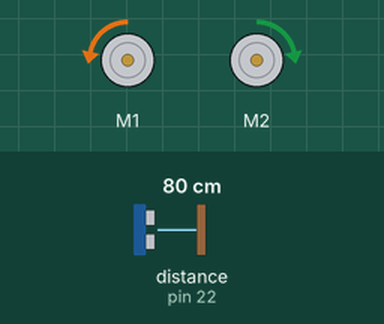
Simulated run of this sketch. Board: Arduino Mega 2560, built with avr-gcc and run on an emulated ATmega2560. Parts: 2 × DC motor (green arrow = forward, orange = backward, longer = faster). Wiring (inferred from the names in the program): ultrasonic range finder: trigger pin 22; echo pin 22. Inputs (shaded band) come from the test bench; at power-on: distance to the obstacle (sensor on pin 22) 80 cm. The echo pulse lasts 58.3 µs per cm; what the sketch prints to the serial monitor is not drawn.

Above: at 0.1 s.
Timing chart, 0 to 1.6 s (numbered marks = the images above):
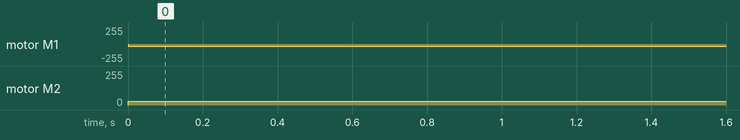

The sketch:

ultrasonic-find.ino
```cpp
#include <Adafruit_MotorShield.h>

Adafruit_MotorShield AFMS = Adafruit_MotorShield();

Adafruit_DCMotor *ml = AFMS.getMotor(2);
Adafruit_DCMotor *mr = AFMS.getMotor(1);

int scanTime = 30000;

int scanVals[10000];
int numScanVals = 0;

int ultrasonic = 22;

void setup() {
  Serial.begin(9600);
  AFMS.begin();
  pinMode(ultrasonic, OUTPUT);
  digitalWrite(ultrasonic, LOW);
  mr->run(BACKWARD);
  mr->setSpeed(30);
  ml->run(FORWARD);
  ml->setSpeed(30);
}

double readUltrasonic() {
  pinMode(ultrasonic, OUTPUT);
  digitalWrite(ultrasonic, HIGH);
  delayMicroseconds(10);
  digitalWrite(ultrasonic, LOW);
  pinMode(ultrasonic, INPUT);
  double duration = 1.0*pulseIn(ultrasonic, HIGH);
  duration /= 58; //put into cm
  return duration;
}

double medianUltrasonic() {
  int numSamples = 3;
  int samples[3];
  double average = 0;
  for(int i = 0; i < numSamples; i++) {
    average += readUltrasonic()/numSamples;
  }
  return average;
}

void loop() {
  Serial.println(readUltrasonic());
  delay(50);
}
```

Measured:
- by itself, motor M1: stopped → backward 30/255 at 0.00 s
- by itself, motor M2: stopped → forward 30/255 at 0.00 s
